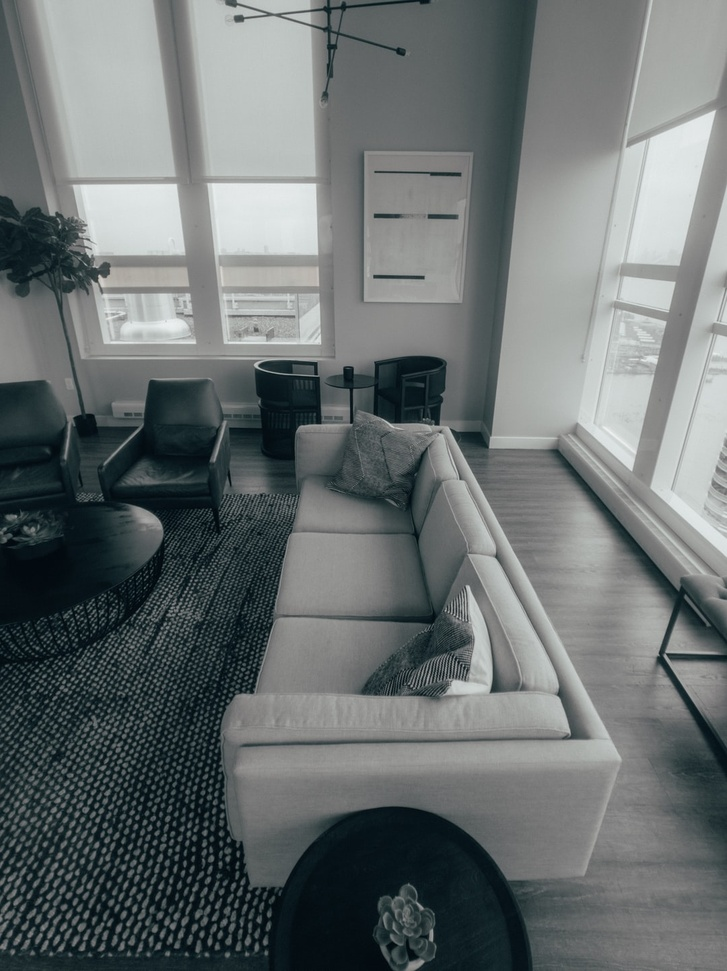
#> input picture lab_6/room.jpg, 727 x 971 px, shrunk from 1080 x 1442 before the run
$ python -i lab_3.py   (imports and definitions only)
#> lines starting #> are read from the running program, lines starting #| are printed output that depends on the picture; after the words box and inside, x2 and y2 are one past the last pixel; in counts of white or black regions, pixels touching at a corner belong together
import cv2
import numpy as np
import argparse
from lib.utils import Utils
from lib.helpers import ImageURL


class ShapsesBasic:
    def get_contours(self, img):
        gray = cv2.cvtColor(img, cv2.COLOR_BGR2GRAY)
        _, thresh = cv2.threshold(src=gray, thresh=127, maxval=255, type=0)
        return cv2.findContours(
            image=thresh, mode=cv2.RETR_TREE, method=cv2.CHAIN_APPROX_NONE)[0]

    # [85 lines left out: functions contours_process, get_hough_lines, hough_lines_process, get_hough_circles, hough_circles_process, process, not called in this run]


# [1 line not run here, left out]

>>> import cv2
>>> picture = cv2.imread('lab_6/room.jpg')
#> picture is the input picture: shape (971, 727, 3); mean B, G, R 112.4, 112.1, 105.6
>>> result = ShapsesBasic().get_contours(picture)
#> in get_contours, `_, thresh = cv2.threshold(src=gray, thresh=127, maxval=255, type=0)`:
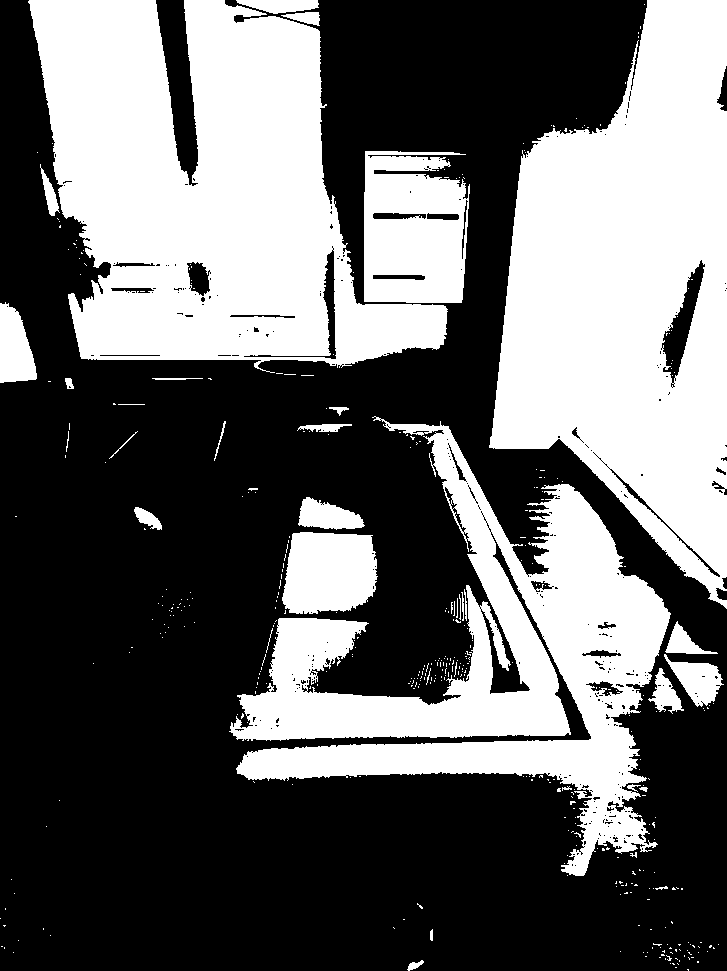
#> thresh: shape (971, 727); 40.5% white; 423 white regions (387 under 20 px)
#> result = 817 contours, 751 with area under 20; largest, box (x1, y1, x2, y2) and area: (28, 0, 448, 373) 95812, (489, 0, 727, 609) 93720, (229, 416, 671, 876) 67123, (364, 151, 470, 303) 13910, (282, 532, 378, 614) 6488
